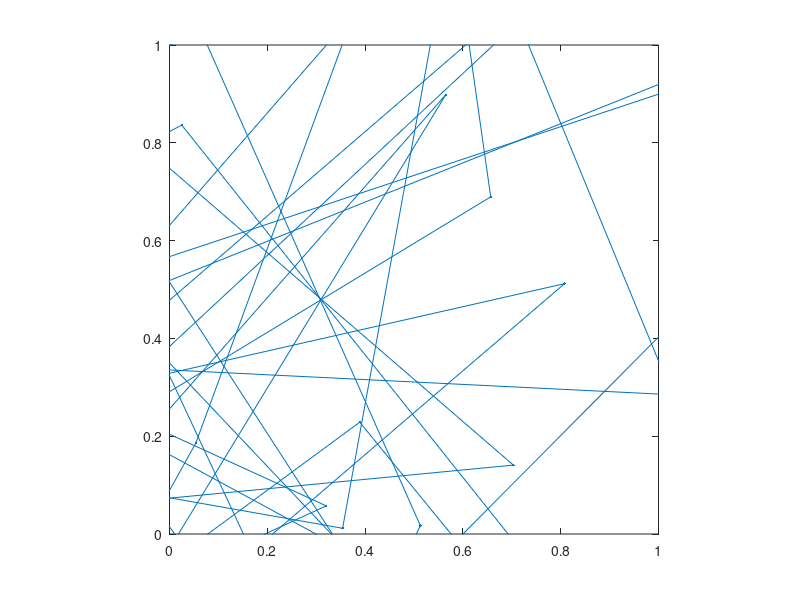

The MATLAB source for this figure: (Note: this script raises an error after producing the figure.)
clc; close all; clear

N_users = 1; % number of users connected
N_history = 75; % length of line for each user

% users_vect = rand(N_users,1);
history_pos_mtx_out = nan(N_history,N_users,2);% creating a matrix containing all users xy lines

%>>> Creating a plot. inside loop we will change only the handle h_plt
figure(1);
h_plt = plot( randn(N_history,N_users), randn(N_history,N_users) ,'.-' );
get(1)
axis equal
xlim([0,1]);
ylim([0,1]);

% >>> Preparing to start loop loop
n = nightClient('ws://localhost:3001');
%>>> Endless loop
while(1)
    history_pos_mtx_out = snake( history_pos_mtx_out , A([2,3])  );
    
    for m=1:N_users
        set(h_plt(m) ,'XData',history_pos_mtx_out(:,m,1) , 'YData', history_pos_mtx_out(:,m,2) );
        drawnow
    end
end




